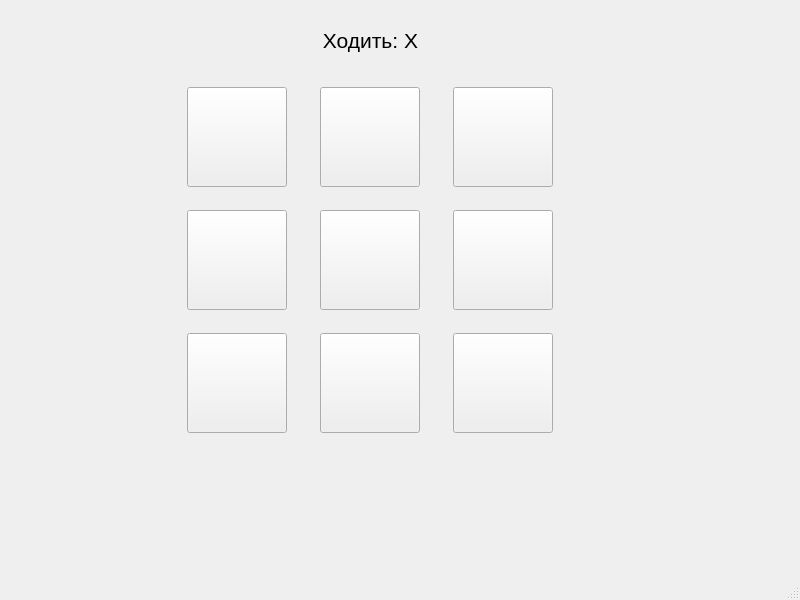
<?xml version="1.0" encoding="UTF-8"?>
<ui version="4.0">
 <class>Game_Lab4</class>
 <widget class="QMainWindow" name="Game_Lab4">
  <property name="geometry">
   <rect>
    <x>0</x>
    <y>0</y>
    <width>800</width>
    <height>600</height>
   </rect>
  </property>
  <property name="windowTitle">
   <string>Game_Lab4</string>
  </property>
  <widget class="QWidget" name="centralwidget">
   <widget class="QWidget" name="gridLayoutWidget">
    <property name="geometry">
     <rect>
      <x>160</x>
      <y>70</y>
      <width>421</width>
      <height>381</height>
     </rect>
    </property>
    <layout class="QGridLayout" name="gridLayout">
     <item row="0" column="2">
      <widget class="QPushButton" name="Btn_1_3">
       <property name="minimumSize">
        <size>
         <width>0</width>
         <height>100</height>
        </size>
       </property>
       <property name="maximumSize">
        <size>
         <width>100</width>
         <height>16777215</height>
        </size>
       </property>
       <property name="text">
        <string/>
       </property>
      </widget>
     </item>
     <item row="0" column="0">
      <widget class="QPushButton" name="Btn_1_1">
       <property name="minimumSize">
        <size>
         <width>0</width>
         <height>100</height>
        </size>
       </property>
       <property name="maximumSize">
        <size>
         <width>100</width>
         <height>16777215</height>
        </size>
       </property>
       <property name="text">
        <string/>
       </property>
      </widget>
     </item>
     <item row="0" column="1">
      <widget class="QPushButton" name="Btn_1_2">
       <property name="minimumSize">
        <size>
         <width>100</width>
         <height>100</height>
        </size>
       </property>
       <property name="maximumSize">
        <size>
         <width>100</width>
         <height>16777215</height>
        </size>
       </property>
       <property name="text">
        <string/>
       </property>
      </widget>
     </item>
     <item row="1" column="0">
      <widget class="QPushButton" name="Btn_2_1">
       <property name="minimumSize">
        <size>
         <width>0</width>
         <height>100</height>
        </size>
       </property>
       <property name="maximumSize">
        <size>
         <width>100</width>
         <height>16777215</height>
        </size>
       </property>
       <property name="text">
        <string/>
       </property>
      </widget>
     </item>
     <item row="1" column="2">
      <widget class="QPushButton" name="Btn_2_3">
       <property name="minimumSize">
        <size>
         <width>0</width>
         <height>100</height>
        </size>
       </property>
       <property name="maximumSize">
        <size>
         <width>100</width>
         <height>16777215</height>
        </size>
       </property>
       <property name="text">
        <string/>
       </property>
      </widget>
     </item>
     <item row="1" column="1">
      <widget class="QPushButton" name="Btn_2_2">
       <property name="minimumSize">
        <size>
         <width>0</width>
         <height>100</height>
        </size>
       </property>
       <property name="maximumSize">
        <size>
         <width>100</width>
         <height>16777215</height>
        </size>
       </property>
       <property name="text">
        <string/>
       </property>
      </widget>
     </item>
     <item row="2" column="0">
      <widget class="QPushButton" name="Btn_3_1">
       <property name="minimumSize">
        <size>
         <width>0</width>
         <height>100</height>
        </size>
       </property>
       <property name="maximumSize">
        <size>
         <width>100</width>
         <height>16777215</height>
        </size>
       </property>
       <property name="text">
        <string/>
       </property>
      </widget>
     </item>
     <item row="2" column="1">
      <widget class="QPushButton" name="Btn_3_2">
       <property name="minimumSize">
        <size>
         <width>0</width>
         <height>100</height>
        </size>
       </property>
       <property name="maximumSize">
        <size>
         <width>100</width>
         <height>16777215</height>
        </size>
       </property>
       <property name="text">
        <string/>
       </property>
      </widget>
     </item>
     <item row="2" column="2">
      <widget class="QPushButton" name="Btn_3_3">
       <property name="minimumSize">
        <size>
         <width>0</width>
         <height>100</height>
        </size>
       </property>
       <property name="maximumSize">
        <size>
         <width>100</width>
         <height>16777215</height>
        </size>
       </property>
       <property name="text">
        <string/>
       </property>
      </widget>
     </item>
    </layout>
   </widget>
   <widget class="QLabel" name="label">
    <property name="geometry">
     <rect>
      <x>280</x>
      <y>20</y>
      <width>181</width>
      <height>41</height>
     </rect>
    </property>
    <property name="font">
     <font>
      <pointsize>16</pointsize>
     </font>
    </property>
    <property name="text">
     <string>Ходить: X</string>
    </property>
    <property name="alignment">
     <set>Qt::AlignCenter</set>
    </property>
   </widget>
  </widget>
  <widget class="QMenuBar" name="menubar">
   <property name="geometry">
    <rect>
     <x>0</x>
     <y>0</y>
     <width>800</width>
     <height>25</height>
    </rect>
   </property>
  </widget>
  <widget class="QStatusBar" name="statusbar"/>
 </widget>
 <resources/>
 <connections/>
</ui>
